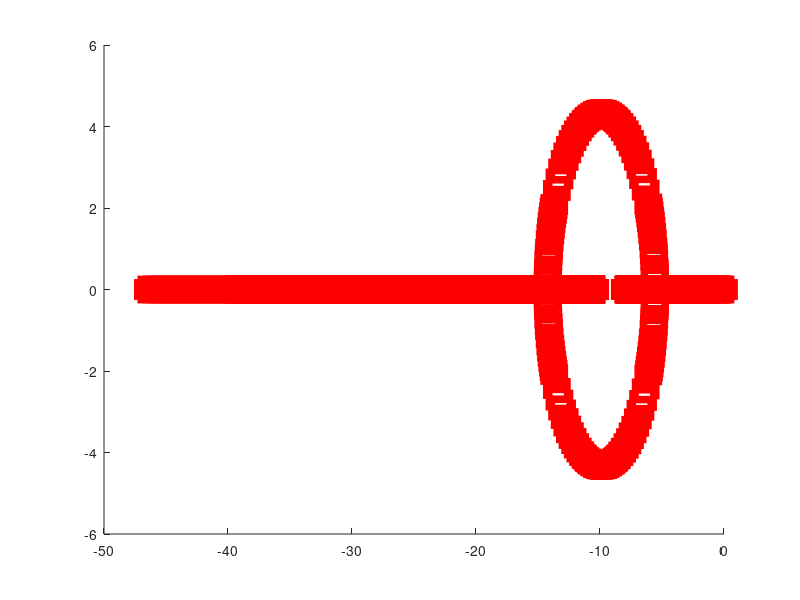

MATLAB code to generate this figure: (Note: this script raises an error after producing the figure.)
s = tf('s');

%% Define System Parameters
Izz = 0.170197;
Ixx = 0.025028;
Iyy = 0.16926;

m = 3.352;
g = 9.81;

motor_timing_constant = 0.125;

%% Heave
heave_tf                    = (1/(motor_timing_constant*m))/(s + (1/motor_timing_constant))
heave_controller_tf         = 2.9782*(s+9.895)/s

transfer_function           = heave_controller_tf*heave_tf
%% Plot Step Responses
% figure;
% hold on;
% 
% step(feedback(heave_tf, 1))
% step(feedback(heave_controller_tf*heave_tf, 1))
% % impulse(feedback(heave_tf, 1))
% % impulse(feedback(heave_controller_tf*heave_tf, 1))
% info = stepinfo(feedback(heave_controller_tf*heave_tf, 1));
% 
% xlabel('Time (seconds)', 'FontSize', 20)
% ylabel('Amplitude', 'FontSize', 20)
% legend({'Unity Feedback', 'PI Controller'}, 'FontSize', 16);
% % title('Heave Controller - Step Response', 'FontSize', 20)
% % ylim([0 1.1])
% grid on;
% 
% hold off;

% figure;
% hold on;
% 
% plot(tout, a.Data, 'LineWidth', 2)
% plot(tout, a1.Data, 'LineWidth', 2)
% yl = ylim;
% plot(zeros(2001, 1)+2.5, -1000:1000, 'k--', 'LineWidth', 2);               %Plot Disturbance injection
% 
% info = stepinfo(feedback(heave_controller_tf*heave_tf, 1));
% 
% xlabel('Time (seconds)', 'FontSize', 20)
% ylabel('Amplitude', 'FontSize', 20)
% legend({'Reference', 'Actual', 'Disturbance Injection'}, 'FontSize', 16);
% % title('Heave Controller - Step Responses', 'FontSize', 20)
% ylim(yl)
% grid on;
% 
% hold off;

% figure;
% hold on;
% 
% impulse(feedback(heave_tf, 1))
% impulse(feedback(heave_controller_tf*heave_tf, 1))
% 
% [y t] = impulse(feedback(heave_controller_tf*heave_tf, 1))
% % info = impulseinfo(feedback(heave_controller_tf*heave_tf, 1));
% 
% xlabel('Time (seconds)', 'FontSize', 20)
% ylabel('Amplitude', 'FontSize', 20)
% legend({'Unity Feedback', 'PI Controller'}, 'FontSize', 16);
% title('Heave Controller', 'FontSize', 20)
% % ylim([0 1.1])
% grid on;
% 
% hold off;

%% Plot Root Locus and highlight the closed loop poles
figure;
% subplot(1,2,1)
hold on;
                 
%Plot position of closed loop poles
cl_pole = rlocus(transfer_function, 1)           
plot(real(cl_pole),imag(cl_pole),'rs','Markersize',15, 'LineWidth', 5)

%Plot position of open loop poles
ol_pole = rlocus(transfer_function, 0)          
plot(real(ol_pole),imag(ol_pole),'bx','Markersize',15, 'LineWidth', 3)

%Plot position of open loop zeros
[pole, zero] = pzmap(feedback(transfer_function, 1))   
plot(real(zero),imag(zero),'go','Markersize',10, 'LineWidth', 3)

%Plot Open loop root locus
rlocus(transfer_function, 'c')   

% title(['Heave Root Locus - PI Controller' ], 'FontSize', 20)
title('')
xlabel('Imaginary Axis', 'FontSize', 20);
ylabel('Real Axis', 'FontSize', 20);
legend({'Closed Loop Poles', 'Open Loop Poles', 'Zeros'}, 'FontSize', 16)

grid on;
hold off;

%% Plot Bode Plot, Highlighting the cl poles
[mag, phase, wout]  = bode(heave_tf);
[Gm,Pm,Wgm,Wpm]     = margin(heave_tf);

[mag1, phase1, wout1]  = bode(transfer_function);
[Gm1,Pm1,Wgm1,Wpm1]    = margin(transfer_function)

% xl = [max([wout(1) wout1(1)]) max([wout(end) wout1(end)])];
% yl = [min([min(20*log10(squeeze(mag))) min(20*log10(squeeze(mag1)))]) max([max(20*log10(squeeze(mag))) max(20*log10(squeeze(mag1)))])];
figure;
subplot(2, 1, 1)
semilogx(wout, 20*log10(squeeze(mag)), '-b', wout1, 20*log10(squeeze(mag1)), '-r')
hold on;
grid on;
plot(zeros(2001, 1)+Wpm, -1000:1000, 'k--', 'LineWidth', 2); %Mark Plot cross over point
plot(zeros(2001, 1)+Wpm1, -1000:1000, 'k--', 'LineWidth', 2); %Mark Plot cross over point
% plot(Wpm, 0, 'ko', 'Markersize', 5, 'LineWidth', 5); %Mark Plot cross over point
% plot(Wpm1, 0, 'ko', 'Markersize', 5, 'LineWidth', 5); %Mark Plot cross over point

xlim([1 100])
ylim([-40 30])
xlabel('Frequency (Rad/s)', 'FontSize', 20);
ylabel('Magnitude (dB)', 'FontSize', 20);
% title('Open Loop Heave Bode Plot - Gain', 'FontSize', 20)
legend({'Plant', 'PI Controller', 'Crossover Frequencies'}, 'FontSize', 16)
hold off;

subplot(2, 1, 2)
semilogx(wout, squeeze(phase), '-b', wout1, squeeze(phase1), '-r')
hold on;
grid on;
xl = [1 100];
yl = [-100 -10];
plot(zeros(2001, 1)+Wpm, -1000:1000, 'k--', 'LineWidth', 2); %Mark Plot cross over point
plot(zeros(2001, 1)+Wpm1, -1000:1000, 'k--', 'LineWidth', 2); %Mark Plot cross over point
plot(Wpm, Pm-180, 'ko', 'Markersize', 5, 'LineWidth', 5); %Mark Plot cross over point
plot(Wpm1, Pm1-180, 'ko', 'Markersize', 5, 'LineWidth', 5); %Mark Plot cross over point


% figure
% plot(1:10)
dim = [.2 .5 .3 .3];
str = ['Phase Margin = ' num2str(round(Pm1, 2)) newline 'Frequency = ' num2str(round(Wpm1, 2))];
annotation('textbox',dim,'String',str,'FitBoxToText','on', 'FontSize', 12);

xlim(xl)
ylim(yl)
xlabel('Frequency (Rad/s)', 'FontSize', 20);
ylabel('Phase (Deg)', 'FontSize', 20);
% title('Open Loop Heave Bode Plot - Phase', 'FontSize', 20)
legend({'Plant', 'PI Controller', 'Crossover Frequencies'}, 'FontSize', 16)
hold off;